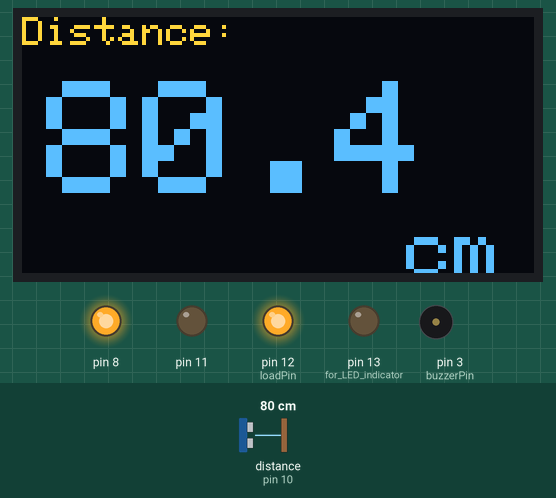
Simulated run of this sketch. Board: Arduino Uno, built with avr-gcc and run on an emulated ATmega328P. On the bench: 128×64 one-colour display, output pins drawn as LEDs (lit = HIGH), buzzer (waves = sounding). Wiring (inferred from the names in the program): ultrasonic range finder: trigger pin 9; echo pin 10. The inputs (shaded band) are chosen by the test bench; at power-on: distance to the obstacle (sensor on pin 10) 80 cm. The echo pulse lasts 58.3 µs per cm; the OLED is the two-colour kind (top 16 rows yellow); pins used as bus, display or sensor lines are not drawn; what the sketch prints to the serial monitor is not drawn.

Above: at 2.2 s.
2.3 s: distance to the obstacle (sensor on pin 10) set to 8 cm
At 2.9 s:
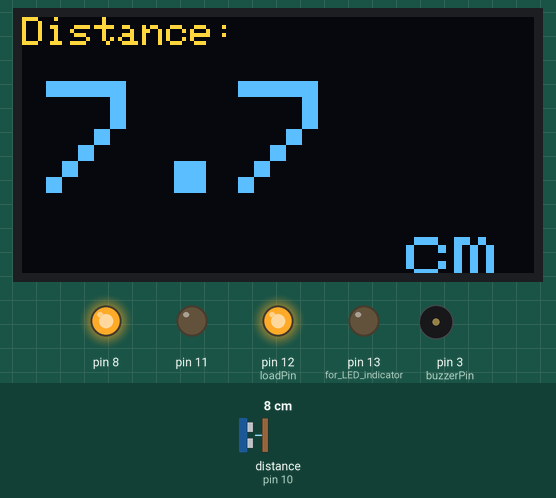
4.0 s: distance to the obstacle (sensor on pin 10) set to 5 cm
At 5.3 s:
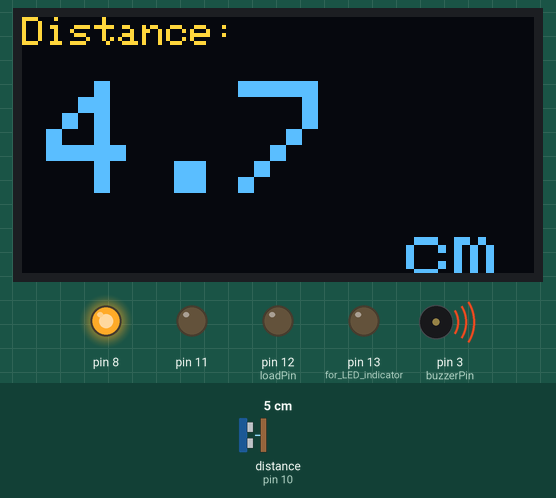
5.6 s: distance to the obstacle (sensor on pin 10) set to 35 cm
At 6.7 s:
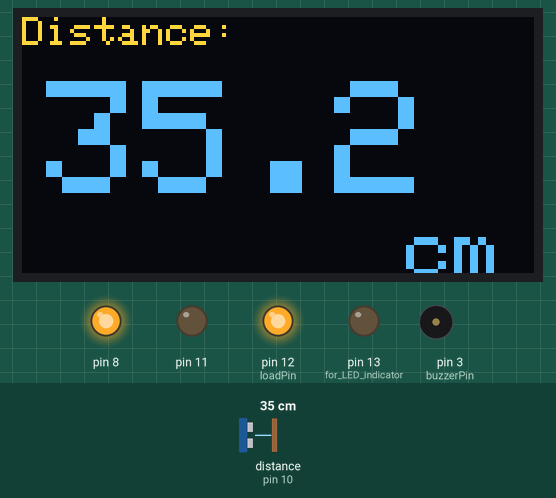
Timing chart, 0 to 8.6 s (numbered marks = the images above; inputs shaded):
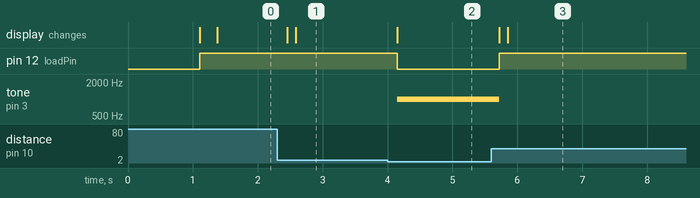

The sketch:

sonar_with_display.ino
```cpp
/*
 * Project for Robotics Club
 *
 * https://github.com/kazi-rakib/RoboticsClub/Arduino/sonar_with_display
 *
 * by Rakib Hasan
 */
#include "myDisplay.h"
#define MINIMUM_DISTANCE 6.0

// SENSOR ====================================================================
const int trigPin = 9;
const int echoPin = 10;
const int buzzerPin = 3;
const int loadPin = 12;

long duration;
float cm, inches;

void setup() {
  Serial.begin(115200);
  Serial.println(F("Starting!"));

  // DISPLAY ====================================================================
  initializeMyDisplay();

  // SENSOR ====================================================================
  pinMode(11, OUTPUT);
  pinMode(8, OUTPUT);
  pinMode(LED_BUILTIN, OUTPUT); // for LED indicator

  digitalWrite(11, LOW); // optional, for sonar sensor
  digitalWrite(8, HIGH); // optional, for sonar sensor

  pinMode(buzzerPin, OUTPUT);
  pinMode(loadPin, OUTPUT);
  pinMode(trigPin, OUTPUT);
  pinMode(echoPin, INPUT);
  // Serial.begin(9600);
}

void loop() {
  // PING
  digitalWrite(trigPin, LOW);
  delayMicroseconds(2);
  digitalWrite(trigPin, HIGH);
  delayMicroseconds(10);
  digitalWrite(trigPin, LOW);

  duration = pulseIn(echoPin, HIGH);
  // convert the time into a distance
  inches = microsecondsToInches(duration);
  cm = microsecondsToCentimeters(duration);

  // distance = (duration*.0343)/2; // in cm
  // distance = (duration*AIR_SPEED)/2; // in cm
  // delay(100);

  // DISPLAY =====================================================
  myDisplay("Distance", cm, "        cm");

  // Sound the buzzer, turn on the load
  if(cm < MINIMUM_DISTANCE){
    digitalWrite(loadPin, LOW);
    digitalWrite(2, LOW);
    tone(buzzerPin, 1000, 3000);

  }else {
    noTone(buzzerPin);
    digitalWrite(loadPin, HIGH);
    digitalWrite(2, HIGH);
  }

  /// FOR DEBUGGING
  // /*
  Serial.print(inches);
  Serial.print("in, ");
  Serial.print(cm);
  Serial.print("cm");
  Serial.println();
  // */
  delay(100);
}

float microsecondsToCentimeters(long microseconds) {
  // The speed of sound is 340 m/s or 29 microseconds per centimeter.
  // The ping travels out and back, so to find the distance of the object we
  // take half of the distance travelled.
  return (float) microseconds / 29 / 2;
}

float microsecondsToInches(long microseconds) {
  // According to Parallax's datasheet for the PING))), there are 73.746
  // microseconds per inch (i.e. sound travels at 1130 feet per second).
  // This gives the distance travelled by the ping, outbound and return,
  // so we divide by 2 to get the distance of the obstacle.
  // See: https://www.parallax.com/package/ping-ultrasonic-distance-sensor-downloads/
  return (float) microseconds / 74 / 2;
}
```

myDisplay.h
```cpp
/*
 * Project for Robotics Club
 *
 * https://github.com/kazi-rakib/RoboticsClub/Resources
 *
 * by Rakib Hasan
 */
// DISPLAY ====================================================================
#include <Wire.h>
#include <Adafruit_GFX.h>
#include <Adafruit_SSD1306.h>

/**
 * Made with Marlin Bitmap Converter
 * https://marlinfw.org/tools/u8glib/converter.html
 *
 * This bitmap from the file 'LSCC_Robotics_Club_logo.bmp'
 */
const unsigned char logo [] PROGMEM = {
  B11111111,B11111111,B11111111,B11111111,B11111111,B11111111,B11111111,B11111111,
  B11111111,B11111111,B11111111,B11111111,B11111111,B11111111,B11111111,B11111111,
  B11111111,B11111111,B11111111,B11111111,B11111111,B11111111,B11111111,B11111111,
  B11111111,B11111111,B11111111,B11111111,B11111111,B11111111,B11111111,B11111111,
  B11111111,B11111111,B11111111,B11111111,B11111111,B11111111,B11111111,B11111111,
  B11111111,B11111111,B11111111,B11111111,B11111111,B11111111,B11111111,B11111111,
  B11111111,B11111111,B11111111,B11111111,B11111111,B11111111,B11111111,B11111111,
  B11111111,B11111111,B11111111,B11111111,B11111111,B11111111,B11111111,B11111111,
  B11111111,B11111111,B11111111,B11111111,B11111111,B11111111,B11111111,B11111111,
  B11111111,B11111111,B11111111,B11000000,B00000001,B11111111,B11111011,B11111111,
  B11111111,B11111111,B11111110,B00000011,B11000000,B01111111,B11100111,B11111111,
  B11111111,B11111111,B11111000,B01111111,B11111110,B00011111,B11001111,B11111111,
  B11111111,B11111111,B11100001,B11111111,B11111111,B11000111,B10011111,B11111111,
  B11111111,B11111111,B11000111,B11111110,B01111111,B11100010,B01111111,B11111111,
  B11111111,B11111111,B10011111,B11110001,B10001101,B11111000,B11111111,B11111111,
  B11111111,B11111111,B00111110,B01110010,B01001010,B11111100,B01111111,B11111111,
  B11111111,B11111110,B01111110,B11111111,B11111010,B10011110,B00111111,B11111111,
  B11111111,B11111100,B11110011,B00111111,B11111101,B10111111,B00111111,B11111111,
  B11111111,B11111001,B11110111,B11111111,B11111111,B01101111,B10011111,B11111111,
  B11111111,B11110011,B11111001,B11111111,B11111111,B11101111,B11001111,B11111111,
  B11111111,B11110011,B11000111,B11111111,B11111111,B11111001,B11101111,B11111111,
  B11111111,B11100111,B11100111,B11111111,B11111111,B11110111,B11100111,B11111111,
  B11111111,B11101111,B11111111,B11111000,B00011111,B11111011,B11110111,B11111111,
  B11111111,B11001111,B01011111,B11110000,B00001111,B11111110,B01110011,B11111111,
  B11111111,B11001111,B00111111,B11100001,B00000111,B11111100,B11110011,B11111111,
  B11111111,B11011111,B11111111,B11110010,B00101111,B11111111,B11111011,B11111111,
  B11111111,B10011111,B11111111,B11111011,B11011111,B11111111,B11111001,B11111111,
  B11111111,B10011111,B11111111,B11111111,B11111111,B11111111,B11111001,B11111111,
  B11111111,B10011111,B11111110,B00110000,B00000100,B01111111,B11111001,B11111111,
  B11111111,B11111111,B11111110,B00001111,B11110000,B01111111,B11111111,B11111111,
  B11111111,B11111111,B11111111,B00100111,B11100110,B01111111,B11111111,B11111111,
  B11111100,B00111011,B11111111,B11100111,B11100111,B11111111,B11011100,B00111111,
  B11111110,B00111011,B11111101,B11100111,B11100111,B10111111,B01011100,B01111111,
  B11111111,B11111111,B11111100,B01101100,B00010110,B00111111,B11111111,B11111111,
  B11111111,B11111111,B11111100,B01110011,B11001110,B00011111,B11111111,B11111111,
  B11111111,B11111111,B11111100,B01111101,B10111111,B00011111,B11111101,B11111111,
  B11111111,B11111111,B11111100,B11100101,B10100111,B00111111,B11111111,B11111111,
  B11111111,B11111111,B11111111,B11100110,B01100111,B11111111,B11111111,B11111111,
  B11111111,B11111111,B11111101,B11100111,B11100111,B11111111,B11111111,B11111111,
  B11111111,B11011111,B11111111,B11111111,B11111111,B11111111,B11111111,B11111111,
  B11111111,B11111111,B11101111,B11000011,B11000011,B11110111,B11111111,B11111111,
  B11111111,B11101111,B11100111,B10000011,B11000001,B11100111,B11111111,B11111111,
  B11111111,B11100111,B11100011,B11000111,B11100011,B11000011,B11111111,B11111111,
  B11111111,B11110111,B11010001,B11111111,B11111111,B10000011,B11111111,B11111111,
  B11111111,B11110011,B11011110,B01111111,B11111110,B01101011,B11111111,B11111111,
  B11111111,B11111001,B11101101,B10111111,B11111101,B11110111,B11111111,B11111111,
  B11111111,B11111100,B11111111,B01100011,B10000111,B11111111,B11111111,B11111111,
  B11111111,B11111110,B11001111,B01111110,B01111111,B10111111,B11111111,B11111111,
  B11111111,B11111110,B00100111,B11111110,B11011011,B10111111,B11111111,B11111111,
  B11111111,B11111111,B00011011,B11101110,B11101100,B11111111,B11111111,B11111111,
  B11111111,B11111110,B01001111,B11111100,B01101111,B11111111,B11111111,B11111111,
  B11111111,B11111100,B11100011,B11111111,B11111111,B11111111,B11111111,B11111111,
  B11111111,B11111011,B11111000,B11111111,B11111111,B11111111,B11111111,B11111111,
  B11111111,B11110111,B11111110,B00111111,B11111111,B11111111,B11111111,B11111111,
  B11111111,B11101111,B11111111,B11111111,B11111111,B11111111,B11111111,B11111111,
  B11111111,B11111111,B11111111,B11111111,B11111111,B11111111,B11111111,B11111111,
  B11111111,B11111111,B11111111,B11111111,B11111111,B11111111,B11111111,B11111111,
  B11111111,B11111111,B11111111,B11111111,B11111111,B11111111,B11111111,B11111111,
  B11111111,B11111111,B11111111,B11111111,B11111111,B11111111,B11111111,B11111111,
  B11111111,B11111111,B11111111,B11111111,B11111111,B11111111,B11111111,B11111111,
  B11111111,B11111111,B11111111,B11111111,B11111111,B11111111,B11111111,B11111111,
  B11111111,B11111111,B11111111,B11111111,B11111111,B11111111,B11111111,B11111111,
  B11111111,B11111111,B11111111,B11111111,B11111111,B11111111,B11111111,B11111111,
  B11111111,B11111111,B11111111,B11111111,B11111111,B11111111,B11111111,B11111111
};

#define SCREEN_WIDTH 128 // OLED display width, in pixels
#define SCREEN_HEIGHT 64 // OLED display height, in pixels

// ------------------- For i2c -------------------
//// Declaration for an SSD1306 display connected to I2C (SDA, SCL pins)
#define OLED_RESET     -1 // Reset pin # (or -1 if sharing Arduino reset pin)
#define SCREEN_ADDRESS 0x3C
Adafruit_SSD1306 display(SCREEN_WIDTH, SCREEN_HEIGHT, &Wire, OLED_RESET);

void initializeMyDisplay() {
  // DISPLAY ====================================================================
  // ------------------- For SPI -------------------
  // SSD1306_SWITCHCAPVCC = generate display voltage from 3.3V internally
//  if(!display.begin(SSD1306_SWITCHCAPVCC)) {
//    Serial.println(F("SSD1306 allocation failed"));
//    for(;;); // Don't proceed, loop forever
//  }

//  ------------------- For i2c -------------------
//  // SSD1306_SWITCHCAPVCC = generate display voltage from 3.3V internally
  if(!display.begin(SSD1306_SWITCHCAPVCC, SCREEN_ADDRESS)) {
    Serial.println(F("SSD1306 allocation failed"));
    for(;;); // Don't proceed, loop forever
  }
  Serial.println(F("Initialized!"));

  // Show initial display buffer contents on the screen --
  display.clearDisplay();
  display.drawBitmap(32, 0, logo, 64, 64, WHITE);
  display.display();
  delay(1000);
}

void myDisplay(char * label, float data, char * unit) {
  // DISPLAY =====================================================
  display.clearDisplay();
  display.setTextSize(1.5);
  display.setTextColor(WHITE);
  display.setCursor(0, 0);
  display.print(label);
  display.print(":\n\n ");
  display.setTextSize(4);
  display.println(data, 1);
  display.setTextSize(2);
  display.setCursor(0, 51);
  // display.print("\n       ");
  display.println(unit);
  display.display();
  // delay(100);
}
```

Measured:
- the behaviour switches between 7 and 6 cm on distance to the obstacle (sensor on pin 10) (found by bisection; images 1 and 2)
- after the input at 2.3 s, the display: first changes after 0.15 s (image 1 shows a later state)
- after the input at 4.0 s, pin 12 (loadPin): HIGH → LOW after 0.15 s; tone on pin 3 (buzzerPin): silent → 1000 Hz after 0.15 s; the display: changes after 0.15 s (image 2)
- after the input at 5.6 s, pin 12 (loadPin): LOW → HIGH after 0.12 s; tone on pin 3 (buzzerPin): 1000 Hz → silent after 0.12 s; the display: first changes after 0.12 s (image 3 shows a later state)
